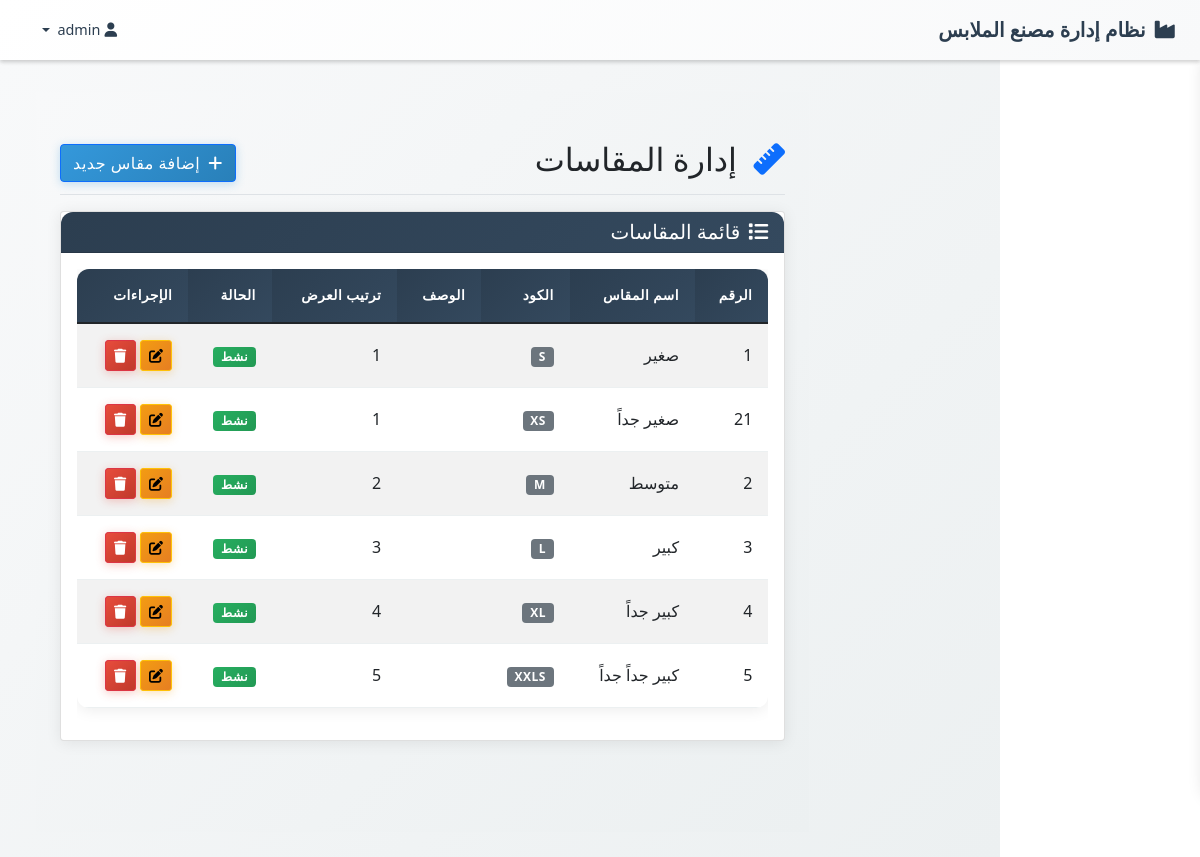
/inventory/sizes.php (signed in), run on the app's committed database.
### tables this page shows
CREATE TABLE `sizes`  (
  `id` int(11) NOT NULL AUTO_INCREMENT,
  `name` varchar(50) NOT NULL,
  `code` varchar(20) NOT NULL,
  `sort_order` int(11) NULL DEFAULT 0,
  `is_active` tinyint(1) NULL DEFAULT 1,
  PRIMARY KEY (`id`) USING BTREE,
  UNIQUE INDEX `code`(`code`) USING BTREE
);

### inventory/sizes.php (the view, shortened to what this page needs)
<?php
require_once '../config/config.php';
$stmt = $pdo->query("SELECT * FROM sizes ORDER BY sort_order, name");
$sizes = $stmt->fetchAll();
include '../includes/header.php';
?>
<!DOCTYPE html>
<html lang="ar" dir="rtl">
<head>
    <link href="https://cdn.jsdelivr.net/npm/bootstrap@5.1.3/dist/css/bootstrap.rtl.min.css" rel="stylesheet">
    <link href="https://cdnjs.cloudflare.com/ajax/libs/font-awesome/6.0.0/css/all.min.css" rel="stylesheet">
    <link href="<?= BASE_URL ?>/../assets/css/style.css" rel="stylesheet">
</head>
<body>
    <!DOCTYPE html>
<html lang="ar" dir="rtl">
<head>
    <link href="https://cdn.jsdelivr.net/npm/bootstrap@5.1.3/dist/css/bootstrap.rtl.min.css" rel="stylesheet">
    <link href="https://cdnjs.cloudflare.com/ajax/libs/font-awesome/6.0.0/css/all.min.css" rel="stylesheet">
    <link href="<?= BASE_URL ?>/../assets/css/style.css" rel="stylesheet">
</head>
<body>
    <?php include '../includes/navbar.php'; ?>
    <div class="container-fluid">
    <div class="row">
        <main class="col-md-9 ms-sm-auto col-lg-10 px-md-4 main-content">
            <div class="d-flex justify-content-between flex-wrap flex-md-nowrap align-items-center pt-3 pb-2 mb-3 border-bottom">
                <h1 class="h2">
                    <i class="fas fa-ruler text-primary me-2"></i>
                    إدارة المقاسات
                </h1>
                <button type="button" class="btn btn-primary" data-bs-toggle="modal" data-bs-target="#addSizeModal">
                    <i class="fas fa-plus me-2"></i>إضافة مقاس جديد
                </button>
            </div>
            <div class="card">
                <div class="card-header">
                    <h5 class="card-title mb-0">
                        <i class="fas fa-list me-2"></i>قائمة المقاسات
                    </h5>
                </div>
                <div class="card-body">
                    <div class="table-responsive">
                        <table class="table table-striped table-hover">
                            <thead class="table-dark">
                                <tr>
                                    <th>الرقم</th>
                                    <th>اسم المقاس</th>
                                    <th>الكود</th>
                                    <th>الوصف</th>
                                    <th>ترتيب العرض</th>
                                    <th>الحالة</th>
                                    <th>الإجراءات</th>
                                </tr>
                            </thead>
                            <tbody>
                                <?php if (empty($sizes)): ?>
                                    <tr>
                                        <td colspan="7" class="text-center text-muted py-4">
                                            <i class="fas fa-inbox fa-3x mb-3 d-block"></i>
                                            لا توجد مقاسات مسجلة
                                        </td>
                                    </tr>
                                <?php else: ?>
                                    <?php foreach ($sizes as $size): ?>
                                        <tr>
                                            <td><?= $size['id'] ?></td>
                                            <td><?= htmlspecialchars($size['name']) ?></td>
                                            <td>
                                                <span class="badge bg-secondary"><?= htmlspecialchars($size['code']) ?></span>
                                            </td>
                                            <td><?= htmlspecialchars($size['description'] ?? '') ?></td>
                                            <td><?= $size['sort_order'] ?></td>
                                            <td>
                                                <?php if ($size['is_active']): ?>
                                                    <span class="badge bg-success">نشط</span>
                                                <?php else: ?>
                                                    <span class="badge bg-danger">غير نشط</span>
                                                <?php endif; ?>
                                            </td>
                                            <td>
                                                <button type="button" class="btn btn-sm btn-warning"
                                                        onclick="editSize(<?= htmlspecialchars(json_encode($size)) ?>)">
                                                    <i class="fas fa-edit"></i>
                                                </button>
                                                <button type="button" class="btn btn-sm btn-danger"
                                                        onclick="deleteSize(<?= $size['id'] ?>, '<?= htmlspecialchars($size['name']) ?>')">
                                                    <i class="fas fa-trash"></i>
                                                </button>
                                            </td>
                                        </tr>
                                    <?php endforeach; ?>
                                <?php endif; ?>
                            </tbody>
                        </table>
                    </div>
                </div>
            </div>
        </main>
    </div>
</div>
<?php include '../includes/footer.php'; ?>
</body>
</html>
</body>
</html>

### assets/css/style.css (style rules this page uses)
* { box-sizing: border-box; }
body { margin: 0; padding: 0; font-family: 'Segoe UI', Tahoma, Geneva, Verdana, sans-serif; background-color: #f8f9fa; padding-top: 60px; }
.main-content { margin-right: 0; padding: 25px; min-height: calc(100vh - 60px); transition: margin-right 0.4s cubic-bezier(0.25, 0.46, 0.45, 0.94); background: linear-gradient(135deg, #f8f9fa 0%, #ecf0f1 100%); }
.table { background: #ffffff; border-radius: 12px; overflow: hidden; box-shadow: 0 2px 15px rgba(0, 0, 0, 0.08); }
.table thead th { background: linear-gradient(135deg, #2c3e50, #34495e); color: #ffffff; border: none; font-weight: 600; text-transform: uppercase; letter-spacing: 0.5px; font-size: 0.85rem; padding: 1rem; }
.table tbody td { padding: 1rem; border-color: #ecf0f1; vertical-align: middle; }
.card { border: none; border-radius: 12px; box-shadow: 0 2px 15px rgba(0, 0, 0, 0.08); transition: all 0.3s ease; margin-bottom: 20px; background: #ffffff; }
.card-header { background: linear-gradient(135deg, #2c3e50, #34495e); color: #ffffff; border-bottom: none; border-radius: 12px 12px 0 0 !important; padding: 1rem 1.5rem; font-weight: 600; }
.card-header h5, .card-header h6 { color: #ffffff; margin: 0; }
.btn { border-radius: 8px; font-weight: 500; padding: 0.5rem 1.5rem; transition: all 0.3s ease; border: none; }
.badge.bg-success { background: linear-gradient(135deg, #27ae60, #229954) !important; }
.main-content { background: linear-gradient(135deg, #f8f9fa 0%, #ecf0f1 100%); min-height: calc(100vh - 60px); padding-top: 2rem; }
.table tbody tr { transition: all 0.3s ease; }
.btn { border-radius: 8px; font-weight: 500; padding: 0.5rem 1.5rem; transition: all 0.3s ease; border: none; text-transform: uppercase; letter-spacing: 0.5px; font-size: 0.85rem; }
.btn-primary { background: linear-gradient(135deg, #3498db, #2980b9); box-shadow: 0 2px 10px rgba(52, 152, 219, 0.3); }
.btn-warning { background: linear-gradient(135deg, #f39c12, #e67e22); box-shadow: 0 2px 10px rgba(243, 156, 18, 0.3); }
.btn-danger { background: linear-gradient(135deg, #e74c3c, #c0392b); box-shadow: 0 2px 10px rgba(231, 76, 60, 0.3); }
.badge { border-radius: 20px; padding: 0.5rem 1rem; font-weight: 600; font-size: 0.75rem; text-transform: uppercase; letter-spacing: 0.5px; }

### data on the page
sizes: id "1", name "صغير", code "S", sort_order "1", is_active "نشط"
sizes: id "21", name "صغير جداً", code "XS", sort_order "1", is_active "نشط"
sizes: id "2", name "متوسط", code "M", sort_order "2", is_active "نشط"
sizes: id "3", name "كبير", code "L", sort_order "3", is_active "نشط"
sizes: id "4", name "كبير جداً", code "XL", sort_order "4", is_active "نشط"
sizes: id "5", name "كبير جداً جداً", code "XXLS", sort_order "5", is_active "نشط"

### other printed values
SYSTEM_NAME "نظام إدارة مصنع الملابس"
